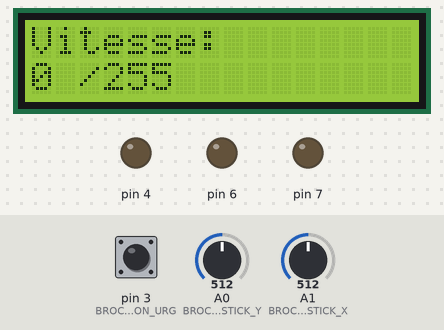
Simulated run of this sketch. Board: Arduino Uno, built with avr-gcc and run on an emulated ATmega328P. On the bench: 16×2 character LCD, output pins drawn as LEDs (lit = HIGH). The inputs (shaded band) are chosen by the test bench; at power-on: A0 (BROCHE_JOYSTICK_Y) = 512, pin 3 (BROCHE_BOUTON_URG) HIGH, A1 (BROCHE_JOYSTICK_X) = 512. What the sketch prints to the serial monitor is not drawn.

Above: at 2.7 s.
2.8 s: A0 (BROCHE_JOYSTICK_Y) set to 654
5.5 s: A0 (BROCHE_JOYSTICK_Y) set to 679
At 5.9 s:
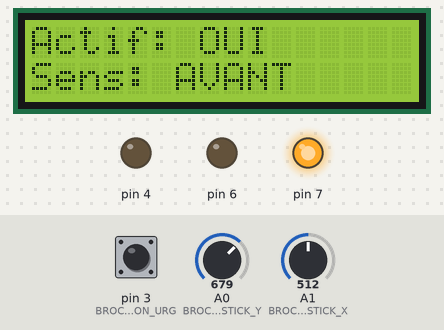
8.5 s: pin 3 (BROCHE_BOUTON_URG) pulled LOW for 0.15 s
At 8.8 s:
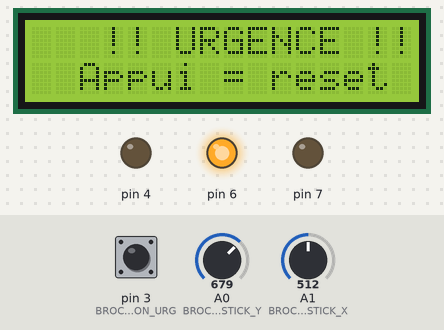
10.1 s: pin 3 (BROCHE_BOUTON_URG) pulled LOW for 1 s
At 10.8 s:
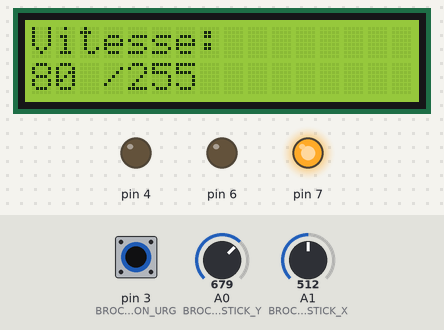
14.1 s: A1 (BROCHE_JOYSTICK_X) set to 651
15.6 s: A1 (BROCHE_JOYSTICK_X) set to 681
At 17.4 s:
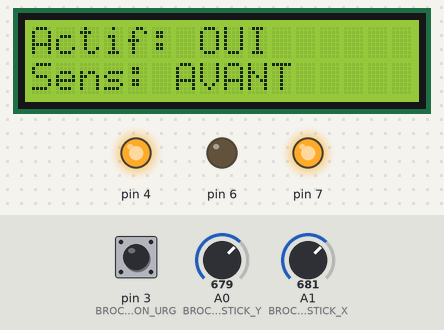
Timing chart, 0 to 18.9 s (numbered marks = the images above; inputs shaded):
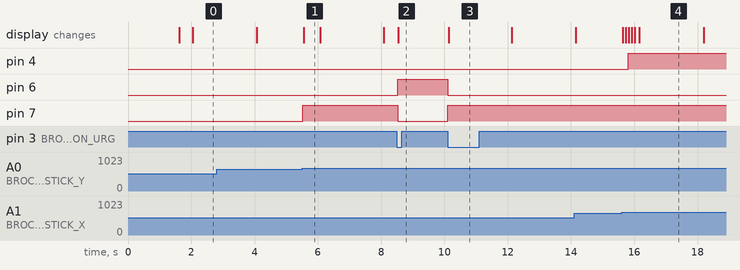

Measured:
- the behaviour switches between 662 and 663 on A0 (BROCHE_JOYSTICK_Y) (found by bisection; images 0 and 1)
- the behaviour switches between 662 and 663 on A1 (BROCHE_JOYSTICK_X) (found by bisection; images 3 and 4)
- after the input at 5.5 s, pin 7: LOW → HIGH at once; the display: changes after 0.05 s (image 1)
- after the input at 8.5 s, pin 6: LOW → HIGH at once; pin 7: HIGH → LOW at once; the display: changes after 0.05 s (image 2)
- after the input at 10.1 s, pin 6: HIGH → LOW at once; pin 7: LOW → HIGH at once; the display: changes at once (image 3)
- after the input at 15.6 s, pin 4: LOW → HIGH after 0.20 s; the display: first changes at once (image 4 shows a later state)
- what the display in image 1 shows lasts 0.5 s, from 5.6 s to 6.1 s

The sketch:

0SX_labo_05.ino
```cpp
//tematio tsakeng
#include <Wire.h>
#include <LCD_I2C.h>
#include "Convoyeur.h"

const int BROCHE_JOYSTICK_Y  = A0;
const int BROCHE_JOYSTICK_X  = A1;
const int BROCHE_BOUTON_URG  = 3;
const int BROCHE_MOTEUR_IN1  = 44;
const int BROCHE_MOTEUR_IN2  = 45;
const int BROCHE_MOTEUR_EN   =4 ;
const int BROCHE_LED_ACTIVE  = 7;
const int BROCHE_LED_URGENCE = 6;

const int CENTRE_JOYSTICK     = 512;
const int ZONE_MORTE_JOYSTICK = 150;

const unsigned long DELAI_PAGE_LCD = 2000;
const unsigned long DEBOUNCE_URG   = 200;
const unsigned long DELAI_VITESSE  = 80;

LCD_I2C ecran(0x27, 16, 2);
Convoyeur convoyeur(BROCHE_MOTEUR_IN1, BROCHE_MOTEUR_IN2,
                    BROCHE_MOTEUR_EN,
                    BROCHE_LED_ACTIVE, BROCHE_LED_URGENCE);


enum EtatSysteme {
  ETAT_ARRET,
  ETAT_MARCHE,
  ETAT_URGENCE
};

EtatSysteme etatSysteme = ETAT_ARRET;

unsigned long dernierAjustVitesse = 0;
unsigned long dernierDefilement   = 0;
unsigned long dernierBoutonUrg    = 0;

int  pageLCD         = 0;
bool btnUrgPrecedent = HIGH;

void setup() {
  Serial.begin(9600);

  pinMode(BROCHE_BOUTON_URG, INPUT_PULLUP);

  convoyeur.debut();

  ecran.begin();
  ecran.backlight();
  ecran.clear();
  ecran.setCursor(0, 0);
  ecran.print("  Convoyeur   ");
  ecran.setCursor(0, 1);
  ecran.print("   Pret...      ");
  delay(1500);
  ecran.clear();
}

void loop() {
  unsigned long maintenant = millis();

  gererBoutonUrgence(maintenant);

  switch (etatSysteme) {
    case ETAT_ARRET:   traiterArret();             break;
    case ETAT_MARCHE:  traiterMarche(maintenant);  break;
    case ETAT_URGENCE: traiterUrgence();            break;
  }

  afficherEcran(maintenant);
}

void gererBoutonUrgence(unsigned long maintenant) {
  bool btnActuel = digitalRead(BROCHE_BOUTON_URG);

  if (btnUrgPrecedent == HIGH && btnActuel == LOW &&
      (maintenant - dernierBoutonUrg) > DEBOUNCE_URG) {
    dernierBoutonUrg = maintenant;

    if (etatSysteme != ETAT_URGENCE) {
      activerUrgence();
    } else {
      desactiverUrgence();
    }
  }

  btnUrgPrecedent = btnActuel;
}

void activerUrgence() {
  convoyeur.stopper();
  convoyeur.allumerLedUrgence(true);
  etatSysteme = ETAT_URGENCE;
  pageLCD     = 0;
  afficherUrgence();
}

void desactiverUrgence() {
  convoyeur.allumerLedUrgence(false);
  etatSysteme = ETAT_ARRET;
  pageLCD     = 0;
  ecran.clear();
}

void traiterArret() {
  int lectureY = analogRead(BROCHE_JOYSTICK_Y);
  int deltaY   = lectureY - CENTRE_JOYSTICK;

  if (abs(deltaY) > ZONE_MORTE_JOYSTICK) {
    etatSysteme = ETAT_MARCHE;
    appliquerDirection(deltaY);
  }
}

void traiterMarche(unsigned long maintenant) {
  int lectureY = analogRead(BROCHE_JOYSTICK_Y);
  int lectureX = analogRead(BROCHE_JOYSTICK_X);
  int deltaY   = lectureY - CENTRE_JOYSTICK;
  int deltaX   = lectureX - CENTRE_JOYSTICK;

  if (abs(deltaX) > ZONE_MORTE_JOYSTICK &&
      (maintenant - dernierAjustVitesse) >= DELAI_VITESSE) {
    dernierAjustVitesse = maintenant;
    convoyeur.modifierVitesse(deltaX);
  }

  if (abs(deltaY) <= ZONE_MORTE_JOYSTICK) {
    convoyeur.stopper();
    etatSysteme = ETAT_ARRET;
  } else {
    appliquerDirection(deltaY);
  }
}

void traiterUrgence() {
  // Tout est gelé
}

void appliquerDirection(int deltaY) {
  if (deltaY > 0) {
    convoyeur.allerAvant();
  } else {
    convoyeur.allerArriere();
  }
}

void afficherEcran(unsigned long maintenant) {
  if (etatSysteme == ETAT_URGENCE) return;

  if (maintenant - dernierDefilement >= DELAI_PAGE_LCD) {
    dernierDefilement = maintenant;
    pageLCD = (pageLCD + 1) % 2;
    ecran.clear();
  }

  afficherPageCourante();
}

void afficherPageCourante() {

  if (pageLCD == 0) {
    ecran.setCursor(0, 0);
    ecran.print("Actif: ");
    ecran.print(convoyeur.estEnMarche() ? "OUI  " : "NON  ");

    ecran.setCursor(0, 1);
    ecran.print("Sens: ");
    if (!convoyeur.estEnMarche()) {
      ecran.print("------    ");
    } else {
      ecran.print(convoyeur.estEnAvant() ? "AVANT     " : "ARRIERE   ");
    }
  }

  // Page 1 : vitesse
  else if (pageLCD == 1) {
    ecran.setCursor(0, 0);
    ecran.print("Vitesse:        ");
    ecran.setCursor(0, 1);
    ecran.print(convoyeur.lireVitesse());
    ecran.print(" /255          ");
  }
}

void afficherUrgence() {
  ecran.clear();
  ecran.setCursor(3, 0);
  ecran.print("!! URGENCE !!");
  ecran.setCursor(2, 1);
  ecran.print("Appui = reset");
}
```

Convoyeur.cpp
```cpp
#include "Convoyeur.h"
#include <Arduino.h>

const int VITESSE_DEPART  = 0;
const int INCREMENT       = 1;
const int VITESSE_MINIMUM = 80;
const int VITESSE_MAXIMUM = 255;
const int CENTRE_JOYSTICK = 512;

Convoyeur::Convoyeur(int brancheEntree1, int brancheEntree2,
                     int brancheActivation,
                     int brancheLedActive, int brancheLedUrgence)
  : _brancheEntree1(brancheEntree1),
    _brancheEntree2(brancheEntree2),
    _brancheActivation(brancheActivation),
    _brancheLedActive(brancheLedActive),
    _brancheLedUrgence(brancheLedUrgence),
    _enMarche(false), _enAvant(true), _vitesse(VITESSE_DEPART)
{}

void Convoyeur::debut() {
  pinMode(_brancheEntree1,    OUTPUT);
  pinMode(_brancheEntree2,    OUTPUT);
  pinMode(_brancheActivation, OUTPUT);
  pinMode(_brancheLedActive,  OUTPUT);
  pinMode(_brancheLedUrgence, OUTPUT);

  stopper();
  allumerLedUrgence(false);
}

void Convoyeur::modifierVitesse(int valeurX) {
  int pas = map(abs(valeurX), 0, CENTRE_JOYSTICK, 5, 40);
  pas = constrain(pas, 5, 40);

  if (valeurX > 0) {
    _vitesse = constrain(_vitesse + pas, VITESSE_MINIMUM, VITESSE_MAXIMUM);
  } else {
    _vitesse = constrain(_vitesse - pas, VITESSE_MINIMUM, VITESSE_MAXIMUM);
  }

  Serial.print("VITESSE: "); Serial.println(_vitesse);
  _envoyerVitesse();
}

void Convoyeur::_envoyerVitesse() {
  if (_enMarche) {
    analogWrite(_brancheActivation, _vitesse);
  }
}

void Convoyeur::allerAvant() {
  _enMarche = true;
  _enAvant  = true;

  if (_vitesse < VITESSE_MINIMUM) _vitesse = VITESSE_MINIMUM;
  digitalWrite(_brancheEntree1, HIGH);
  digitalWrite(_brancheEntree2, LOW);
  analogWrite(_brancheActivation, _vitesse);

  _mettreAjourLed();
}

void Convoyeur::allerArriere() {
  _enMarche = true;
  _enAvant  = false;

  if (_vitesse == 0) _vitesse = VITESSE_MINIMUM;
  digitalWrite(_brancheEntree1, LOW);
  digitalWrite(_brancheEntree2, HIGH);
  analogWrite(_brancheActivation, _vitesse);

  _mettreAjourLed();
}

void Convoyeur::stopper() {
  _enMarche = false;

  analogWrite(_brancheActivation, 0);
  digitalWrite(_brancheEntree1, LOW);
  digitalWrite(_brancheEntree2, LOW);

  _mettreAjourLed();
}

bool Convoyeur::estEnMarche() const {
  return _enMarche;
}

bool Convoyeur::estEnAvant() const {
  return _enAvant;
}

int Convoyeur::lireVitesse() const {
  return _vitesse;
}

void Convoyeur::allumerLedUrgence(bool allumee) {
  digitalWrite(_brancheLedUrgence, allumee ? HIGH : LOW);
}

void Convoyeur::_mettreAjourLed() {
  digitalWrite(_brancheLedActive, _enMarche ? HIGH : LOW);
}
```

Convoyeur.h
```cpp
#ifndef CONVOYEUR_H
#define CONVOYEUR_H

#include <Arduino.h>

class Convoyeur {
public:
  Convoyeur(int brancheEntree1, int brancheEntree2,
            int brancheActivation,
            int brancheLedActive, int brancheLedUrgence);

  void debut();

  void allerAvant();
  void allerArriere();
  void stopper();
  void modifierVitesse(int valeurX);

  bool estEnMarche()  const;
  bool estEnAvant()   const;
  int  lireVitesse()  const;

  void allumerLedUrgence(bool allumee);

private:
  int _brancheEntree1;
  int _brancheEntree2;
  int _brancheActivation;
  int _brancheLedActive;
  int _brancheLedUrgence;

  bool _enMarche;
  bool _enAvant;
  int  _vitesse;

  void _mettreAjourLed();
  void _envoyerVitesse();
};

#endif
```
